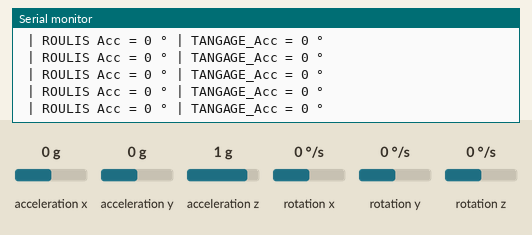
A sketch run on a simulated Arduino Uno, built with avr-gcc and run on an emulated ATmega328P. Shown: the last lines printed to the serial monitor. The inputs (shaded band) are chosen by the test bench; at power-on: acceleration x 0 g, acceleration y 0 g, acceleration z 1 g, rotation x 0 °/s, rotation y 0 °/s, rotation z 0 °/s.

Above: at 1.9 s.
2.0 s: acceleration x set to -1.4 g
At 2.9 s:
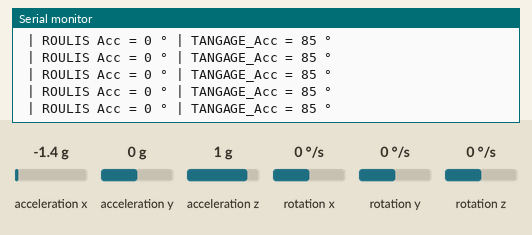
5.0 s: acceleration y set to -0.2 g
At 5.9 s:
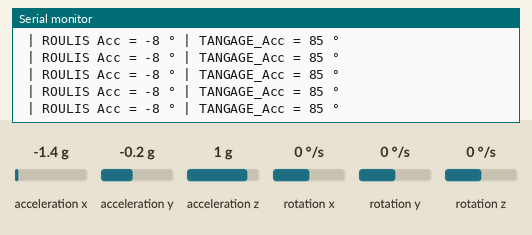

Measured:
- after the input at 2.0 s, the serial monitor: prints a new line at once (image 1)
- after the input at 5.0 s, the serial monitor: prints a new line at once (image 2)

The sketch:

INO_4_Calcul_angles-accelerometre_LSM6DS3.ino
```cpp
// (licence header left out)
  #define sensi_acc     488                   //Sensibilité de l'accéléromètre en milli g/LSB   (réglé par défault pour 16 g     calculé en fonction de la pleine échelle)
  #define sensi_gyr   70000                   //Sensibilité du gyromètre       en milli dps/LSB (réglé par défault pour 2000 °/s calculé en fonction de la pleine échelle)

  #include "LSM6DS3.h"                        //Appel de la bibliothèque de la centrale
  #include "Wire.h"                           //Appel de la bibliothèque de gestion de la communication I2C

  LSM6DS3 myIMU(I2C_MODE, 0x6A);              //Déclaration de la méthode "MyIMU" pour l'utilisation de la centrale

  int16_t  ax_brut, ay_brut, az_brut;         //Variables pour la lecture des valeurs brutes d'accélérations (accéléromètre)
  int16_t  gx_brut, gy_brut, gz_brut;         //Variables pour la lecture des valeurs brutes des vitesses angulaires (gyromètre)
  int32_t  ax_offset, ay_offset, az_offset;   //Variables pour le stockage des valeurs d'offsets de l'accéléromètre
  int32_t  gx_offset, gy_offset, gz_offset;   //Variables pour le stockage des valeurs d'offsets du gyromètre
  float    Ax,Ay,Az,Gx,Gy,Gz;                 //Variables pour le calcul des valeurs réelles

  float roulis_acc, tangage_acc;              //Variables pour le calcul des angles d'inclinaisons avec l'accéléromètre : ROULIS et TANGAGE

/* #### ROUTINE D'INITIALISATION  (exécutée une seule fois) #### */
void setup()
{
  Serial.begin(115200);                       //démarrage de la fonction de communication série pour affichage sur le moniteur série
  /* -- Démarrage de la centrale et test de bon fonctionnement -- */
  if (myIMU.begin() != 0) {
      Serial.println("Problème de connexion avec la centrale");
  } else {
      Serial.println("Centrale prête à fonctionner ! ");
  }

  etalonnage();                               //Appel de la routine d'étalonnage
}

/* #### BOUCLE PRINCIPALE (exécutée en permanence) #### */
void loop()
{
  lecture_valeurs_brutes();                                  //Appel de la routine de lecture des valeurs brutes

  /* -- Calculs des valeurs réelles -- */
  Ax = float(ax_brut - ax_offset ) * sensi_acc / 1000000;    //Calcul des valeurs d'accélérations en g en fonction de la sensibilité du capteur
  Ay = float(ay_brut - ay_offset ) * sensi_acc / 1000000;    //Les valeurs brutes sont codées sur 16 bits (0 et 65535)
  Az = float(az_brut - az_offset ) * sensi_acc / 1000000;    //La sensibilité du capteur dépend de la valeur pleine échelle choisie en haut et définie dans les réglages du capteur
  Gx = float(gx_brut - gx_offset ) * sensi_gyr / 1000000;    //Calcul des valeurs de vitesses angulaires en °/s
  Gy = float(gy_brut - gy_offset ) * sensi_gyr / 1000000;
  Gz = float(gz_brut - gz_offset ) * sensi_gyr / 1000000;

  /* -- Calcul des angles de ROULIS et TANGAGE à partir de l'accéléromètre -- */
    //CHOIX N°1 LACET autour de Z puis ROULIS autour de X puis TANGAGE autour de Y
  if ( Az >= 0) roulis_acc  = atan2( Ay ,   sqrt( pow(Ax, 2) + pow(Az, 2)) ) * RAD_TO_DEG;
  else          roulis_acc  = atan2( Ay , - sqrt( pow(Ax, 2) + pow(Az, 2)) )  * RAD_TO_DEG;

                tangage_acc = atan2( - Ax , Az ) * RAD_TO_DEG;

  /* -- Affichage des valeurs lues par la centrale -- */
  //Serial.print("ACC ( ");    Serial.print(Ax,1); Serial.print(" , "); Serial.print(Ay,1);  Serial.print(" , ");  Serial.print(Az,1); Serial.print(" ) g ");
  //Serial.print(" | GYR ( "); Serial.print(Gx,0); Serial.print(", ");  Serial.print(Gy,0);  Serial.print(" , ");  Serial.print(Gz,0); Serial.print(" ) deg/s");

  Serial.print(" | ROULIS Acc = ");  Serial.print(roulis_acc , 0);  Serial.print(" °");

  Serial.print(" | TANGAGE_Acc = "); Serial.print(tangage_acc , 0); Serial.print(" °");

  Serial.println();
}

/****************************************************
 *      ROUTINE DE LECTURE DES VALEURS BRUTES       *
 ****************************************************/
void lecture_valeurs_brutes()
{
  /* -- Lecture des valeurs brutes -- */
  ax_brut = myIMU.readRawAccelX();
  ay_brut = myIMU.readRawAccelY();
  az_brut = myIMU.readRawAccelZ();
  gx_brut = myIMU.readRawGyroX();
  gy_brut = myIMU.readRawGyroY();
  gz_brut = myIMU.readRawGyroZ();
}


/****************************************************
 *      ROUTINE D'ETALONNAGE calcul des offsets     *
 ****************************************************/
void etalonnage()
{
  int nombre_echantillons = 1000; //Variable locale pour définir le nombre d'itération du calcul

  //Réinitialisation des offsets
  ax_offset = 0;
  ay_offset = 0;
  az_offset = 0;
  gx_offset = 0;
  gy_offset = 0;
  gz_offset = 0;

  //Boucle de sommation de chaque valeur pour le calcul de la moyenne
  for (int i = 1; i <= nombre_echantillons; i++)
  {
    lecture_valeurs_brutes();
    ax_offset += ax_brut;
    ay_offset += ay_brut;
    az_offset += az_brut;
    gx_offset += gx_brut;
    gy_offset += gy_brut;
    gz_offset += gz_brut;
  }

  //Calcul de la moyenne des valeurs mesurées pendant les itérations
  ax_offset /= nombre_echantillons;
  ay_offset /= nombre_echantillons;
  az_offset /= nombre_echantillons;
  gx_offset /= nombre_echantillons;
  gy_offset /= nombre_echantillons;
  gz_offset /= nombre_echantillons;

  //Rectification de l'offset sur Z pour qu'il donne 1g en statique (fonction de la sensibilité)
  az_offset -= 1000000 / sensi_acc;
}
```
